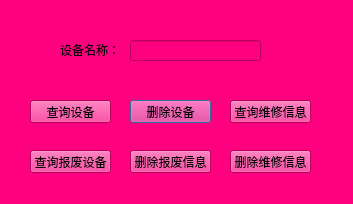
<?xml version="1.0" encoding="UTF-8"?>
<ui version="4.0">
 <class>SeDeDialog</class>
 <widget class="QDialog" name="SeDeDialog">
  <property name="geometry">
   <rect>
    <x>0</x>
    <y>0</y>
    <width>353</width>
    <height>204</height>
   </rect>
  </property>
  <property name="windowTitle">
   <string>查询和删除操作</string>
  </property>
  <property name="styleSheet">
   <string notr="true">background-color: rgb(255, 0, 127);</string>
  </property>
  <widget class="QLabel" name="label">
   <property name="geometry">
    <rect>
     <x>60</x>
     <y>40</y>
     <width>61</width>
     <height>20</height>
    </rect>
   </property>
   <property name="text">
    <string>设备名称：</string>
   </property>
  </widget>
  <widget class="QPushButton" name="Bdel">
   <property name="geometry">
    <rect>
     <x>130</x>
     <y>100</y>
     <width>81</width>
     <height>23</height>
    </rect>
   </property>
   <property name="text">
    <string>删除设备</string>
   </property>
  </widget>
  <widget class="QLineEdit" name="sbname">
   <property name="geometry">
    <rect>
     <x>130</x>
     <y>40</y>
     <width>131</width>
     <height>21</height>
    </rect>
   </property>
  </widget>
  <widget class="QPushButton" name="Bsel">
   <property name="geometry">
    <rect>
     <x>30</x>
     <y>100</y>
     <width>81</width>
     <height>23</height>
    </rect>
   </property>
   <property name="text">
    <string>查询设备</string>
   </property>
  </widget>
  <widget class="QPushButton" name="BdelWx">
   <property name="geometry">
    <rect>
     <x>230</x>
     <y>150</y>
     <width>81</width>
     <height>23</height>
    </rect>
   </property>
   <property name="text">
    <string>删除维修信息</string>
   </property>
  </widget>
  <widget class="QPushButton" name="BselWx">
   <property name="geometry">
    <rect>
     <x>230</x>
     <y>100</y>
     <width>81</width>
     <height>23</height>
    </rect>
   </property>
   <property name="text">
    <string>查询维修信息</string>
   </property>
  </widget>
  <widget class="QPushButton" name="BdelBf">
   <property name="geometry">
    <rect>
     <x>130</x>
     <y>150</y>
     <width>81</width>
     <height>23</height>
    </rect>
   </property>
   <property name="text">
    <string>删除报废信息</string>
   </property>
  </widget>
  <widget class="QPushButton" name="BselBf">
   <property name="geometry">
    <rect>
     <x>30</x>
     <y>150</y>
     <width>81</width>
     <height>23</height>
    </rect>
   </property>
   <property name="text">
    <string>查询报废设备</string>
   </property>
  </widget>
 </widget>
 <resources/>
 <connections/>
</ui>
